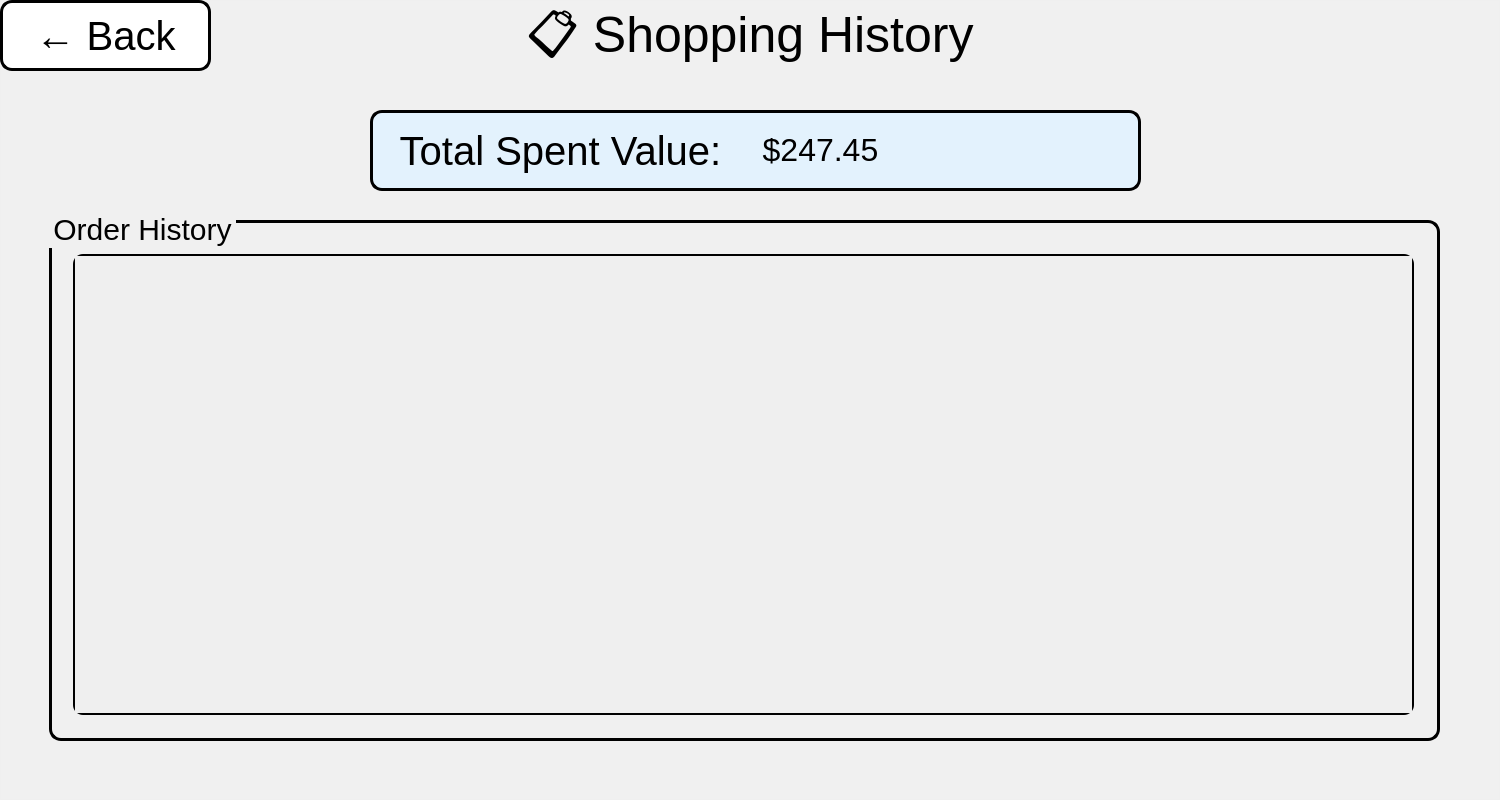
<?xml version="1.0" encoding="UTF-8"?>
<ui version="4.0">
 <class>ShoppingHistoryWindow</class>
 <widget class="QMainWindow" name="ShoppingHistoryWindow">
  <property name="geometry">
   <rect>
    <x>0</x>
    <y>0</y>
    <width>1500</width>
    <height>800</height>
   </rect>
  </property>
  <property name="windowTitle">
   <string>Shopping History - Book Club</string>
  </property>
  <property name="styleSheet">
   <string notr="true">background-image: url(:/resources/white.png);</string>
  </property>
  <widget class="QWidget" name="centralwidget">
   <widget class="QFrame" name="mainFrame">
    <property name="geometry">
     <rect>
      <x>0</x>
      <y>0</y>
      <width>1500</width>
      <height>800</height>
     </rect>
    </property>
    <property name="styleSheet">
     <string notr="true">QFrame {
    background-color: rgba(255,255,255,10);
}</string>
    </property>
    <property name="frameShape">
     <enum>QFrame::Shape::StyledPanel</enum>
    </property>
    <widget class="QPushButton" name="backButton">
     <property name="geometry">
      <rect>
       <x>0</x>
       <y>0</y>
       <width>211</width>
       <height>71</height>
      </rect>
     </property>
     <property name="styleSheet">
      <string notr="true">QPushButton#backButton { font: 700 9pt &quot;Script MT Bold&quot;; font-size: 40px; color: rgb(0,0,0); background-color: rgb(255,255,255); border: 3px solid black; border-radius: 12px; }</string>
     </property>
     <property name="text">
      <string>← Back</string>
     </property>
    </widget>
    <widget class="QLabel" name="titleLabel">
     <property name="geometry">
      <rect>
       <x>450</x>
       <y>5</y>
       <width>600</width>
       <height>71</height>
      </rect>
     </property>
     <property name="styleSheet">
      <string notr="true">QLabel {
	font: 700 9pt &quot;Script MT Bold&quot;;
	font-size: 50px;
	color: rgb(0,0,0);
	background: transparent;
}</string>
     </property>
     <property name="text">
      <string>📋 Shopping History</string>
     </property>
     <property name="alignment">
      <set>Qt::AlignmentFlag::AlignCenter</set>
     </property>
    </widget>
    <widget class="QFrame" name="totalSpentCard">
     <property name="geometry">
      <rect>
       <x>370</x>
       <y>110</y>
       <width>771</width>
       <height>81</height>
      </rect>
     </property>
     <property name="styleSheet">
      <string notr="true">QFrame#totalSpentCard { background-color: #E3F2FD; border: 3px solid black; border-radius: 12px; }</string>
     </property>
     <property name="frameShape">
      <enum>QFrame::Shape::StyledPanel</enum>
     </property>
     <widget class="QLabel" name="totalSpentValueLabel">
      <property name="geometry">
       <rect>
        <x>350</x>
        <y>10</y>
        <width>201</width>
        <height>61</height>
       </rect>
      </property>
      <property name="styleSheet">
       <string notr="true">font: 700 9pt &quot;Script MT Bold&quot;;
font-size: 40px;
color: black;
background: transparent;</string>
      </property>
      <property name="text">
       <string>&lt;html&gt;&lt;head/&gt;&lt;body&gt;&lt;p&gt;&lt;span style=&quot; font-size:24pt;&quot;&gt;$247.45&lt;/span&gt;&lt;/p&gt;&lt;/body&gt;&lt;/html&gt;</string>
      </property>
      <property name="alignment">
       <set>Qt::AlignmentFlag::AlignCenter</set>
      </property>
     </widget>
     <widget class="QLabel" name="totalSpentValueLabel_2">
      <property name="geometry">
       <rect>
        <x>30</x>
        <y>10</y>
        <width>321</width>
        <height>61</height>
       </rect>
      </property>
      <property name="styleSheet">
       <string notr="true">font: 700 9pt &quot;Script MT Bold&quot;;
font-size: 40px;
color: black;
background: transparent;</string>
      </property>
      <property name="text">
       <string>Total Spent Value:</string>
      </property>
      <property name="alignment">
       <set>Qt::AlignmentFlag::AlignCenter</set>
      </property>
     </widget>
    </widget>
    <widget class="QGroupBox" name="ordersGroup">
     <property name="geometry">
      <rect>
       <x>49</x>
       <y>210</y>
       <width>1391</width>
       <height>531</height>
      </rect>
     </property>
     <property name="styleSheet">
      <string notr="true">QGroupBox {
	font: 700 9pt &quot;Script MT Bold&quot;;
	font-size: 30px;
	color: rgb(0,0,0);
	border: 3px solid black;
	border-radius: 12px; 
	margin-top: 10px;
	padding-top: 25px;
}</string>
     </property>
     <property name="title">
      <string>Order History</string>
     </property>
     <widget class="QScrollArea" name="ordersScrollArea">
      <property name="geometry">
       <rect>
        <x>24</x>
        <y>44</y>
        <width>1341</width>
        <height>461</height>
       </rect>
      </property>
      <property name="styleSheet">
       <string notr="true">QScrollArea#ordersScrollArea { border: 2px solid black; border-radius: 10px; background-color: white; }</string>
      </property>
      <property name="widgetResizable">
       <bool>true</bool>
      </property>
      <widget class="QWidget" name="ordersContents">
       <property name="geometry">
        <rect>
         <x>0</x>
         <y>0</y>
         <width>1337</width>
         <height>457</height>
        </rect>
       </property>
       <layout class="QVBoxLayout" name="ordersLayout"/>
      </widget>
     </widget>
    </widget>
   </widget>
  </widget>
 </widget>
 <resources/>
 <connections/>
</ui>
